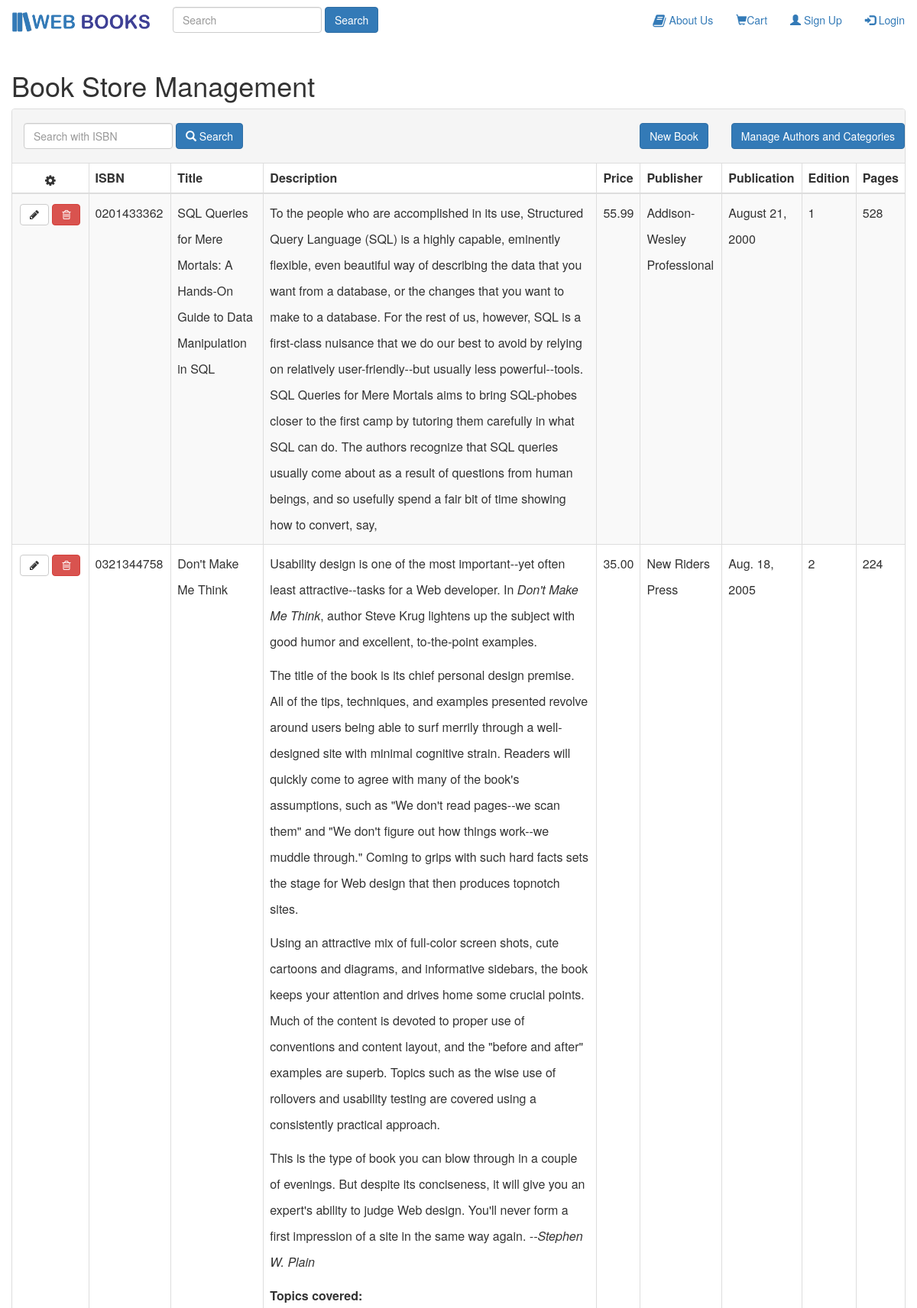
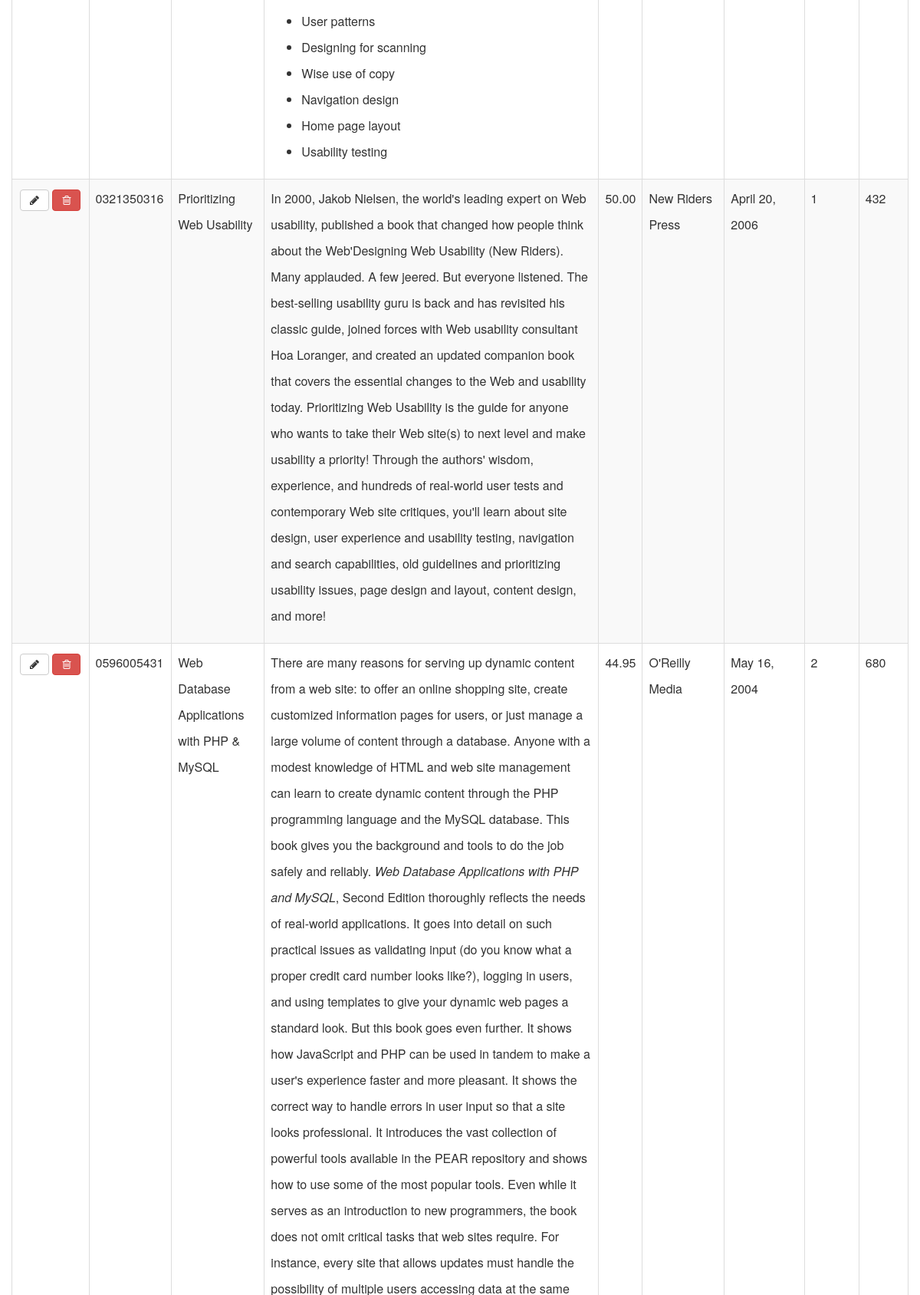
Screenshot of /BookStoreManagement.php (upper part) with the database file from the repository (2 pictures, top to bottom).
### tables this page shows
CREATE TABLE `bookdescriptions` (
  `ISBN` varchar(15) NOT NULL,
  `title` varchar(100) NOT NULL,
  `description` varchar(8000) NOT NULL,
  `price` decimal(4,2) NOT NULL,
  `publisher` varchar(50) NOT NULL,
  `pubdate` varchar(25) NOT NULL,
  `edition` varchar(5) NOT NULL,
  `pages` varchar(5) NOT NULL
);

### BookStoreManagement.php (the view, shortened to what this page needs)
<?php
include_once('DatabaseConnection.php');
$query_select = "SELECT * FROM bookdescriptions";
$select = mysqli_query($connect, $query_select);
$total = mysqli_num_rows($select);
?>
<!DOCTYPE hml>
<html lang="en">
  <head>
  </head>
  <body>
    <?php
    	if($total > 0) {
    ?>
    <div class="container">
    <div class="row">
    <h1>Book Store Management</h1>
            <div class="panel panel-default panel-table">
              <div class="panel-heading">
                <div class="row">
		  <form class="col col-xs-6 navbar-form navbar-left" method="POST" action="SearchBrowse.php">
                    <div class="form-group">
                      <input type="text" class="form-control" id="search" name="search" placeholder="Search with ISBN">
                    </div>
		  <button type="button" class="btn btn-primary" id="searchBt" name="searchBt">
          	    <span class="glyphicon glyphicon-search"></span> Search
        	  </button>
                  </form>
		  <div class="col col-xs-2 navbar-form navbar-right">
          	    <a href="ManageCategory_Author.php" class="btn btn-primary">Manage Authors and Categories</a>
        	  </div>
                  <div class="col col-xs-10 navbar-form navbar-right">
                    <a href="AddNewBook.php" class="btn btn-primary btn-create">New Book</a>
                  </div>
                </div>
              </div>
              <div class="panel-body">
                <table class="table table-striped table-bordered table-list">
                  <thead>
                    <tr>
                        <th><em class="fa fa-cog"></em></th>
                        <th>ISBN</th>
                        <th>Title</th>
                        <th>Description</th>
                        <th>Price</th>
                        <th>Publisher</th>
                        <th>Publication</th>
                        <th>Edition</th>
                        <th>Pages</th>
                    </tr>
                  </thead>
                  <tbody>
                    <?php
                    while($row = mysqli_fetch_assoc($select)){
                          echo "<tr>
                            <td align=\"center\">
                              <a class=\"btn btn-default\" href=\"ShowEditBook.php?catISBN=" . $row['ISBN'] . "\"><em class=\"fa fa-pencil\"></em></a>
                              <a class=\"btn btn-danger\" href=\"RemoveBook.php?catISBN=" . $row['ISBN'] . "\"><em class=\"fa fa-trash-o\"></em></a>
                            </td>";
                          echo "<td>".$row['ISBN']."</td>";
                          echo "<td>".$row['title']."</td>";
                          echo "<td>".$row['description']."</td>";
                          echo "<td>".$row['price']."</td>";
                          echo "<td>".$row['publisher']."</td>";
                          echo "<td>".$row['pubdate']."</td>";
                          echo "<td>".$row['edition']."</td>";
                          echo "<td>".$row['pages']."</td>";
                          echo "</tr>";
                    }
                    ?>
                  </tbody>
                </table>
              </div>
            </div>
          </div>
        </div>
  <?php
  }
  ?>
  </body>
  <br>
</html>

### style.css (style rules this page uses)
.table>tbody>tr>td, .table>tfoot>tr>td { vertical-align: middle; }
.panel-table .panel-body { padding:0; }
.panel-table .panel-body .table-bordered { border-style: none; margin:0; }
.panel-table .panel-body .table-bordered > thead > tr > th:first-of-type { text-align:center; width: 100px; }
.panel-table .panel-body .table-bordered > thead > tr > th:last-of-type, .panel-table .panel-body .table-bordered > tbody > tr > td:last-of-type { border-right: 0px; }
.panel-table .panel-body .table-bordered > thead > tr > th:first-of-type, .panel-table .panel-body .table-bordered > tbody > tr > td:first-of-type { border-left: 0px; }
.panel-table .panel-body .table-bordered > tbody > tr:first-of-type > td { border-bottom: 0px; }
.panel-table .panel-body .table-bordered > thead > tr:first-of-type > th { border-top: 0px; }
.panel-table .panel-body .table-bordered > tbody > tr > td { line-height: 34px; }

### rows the page displays
bookdescriptions: ISBN "0201433362", title "SQL Queries for Mere Mortals: A Hands-On Guide to Data Manipulation in SQL", description "To the people who are accomplished in its use, Structured Query Language (SQL) is a highly capable, eminently flexible, even beautiful way of describing the data that you want from a database, or the changes that you want to make to a database. For the rest of us, however, SQL is a first-class nuisance that we do our best to avoid by relying on relatively user-friendly--but usually less powerful--tools. SQL Queries for Mere Mortals aims to bring SQL-phobes closer to the first camp by tutoring them carefully in what SQL can do. The authors recognize that SQL queries usually come about as a result of questions from human beings, and so usefully spend a fair bit of time showing how to convert,…", price "55.99", publisher "Addison-Wesley Professional", pubdate "August 21, 2000", edition "1", pages "528"
bookdescriptions: ISBN "0321344758", title "Don't Make Me Think", description "Usability design is one of the most important--yet often least attractive--tasks for a Web developer. In Don't Make Me Think , author Steve Krug lightens up the subject with good humor and excellent, to-the-point examples. The title of the book is its chief personal design premise. All of the tips, techniques, and examples presented revolve around users being able to surf merrily through a well-designed site with minimal cognitive strain. Readers will quickly come to agree with many of the book's assumptions, such as \"We don't read pages--we scan them\" and \"We don't figure out how things work--we muddle through.\" Coming to grips with such hard facts sets the stage for Web design that then…", price "35.00", publisher "New Riders Press", pubdate "Aug. 18, 2005", edition "2", pages "224"
bookdescriptions: ISBN "0321350316", title "Prioritizing Web Usability", description "In 2000, Jakob Nielsen, the world's leading expert on Web usability, published a book that changed how people think about the Web'Designing Web Usability (New Riders). Many applauded. A few jeered. But everyone listened. The best-selling usability guru is back and has revisited his classic guide, joined forces with Web usability consultant Hoa Loranger, and created an updated companion book that covers the essential changes to the Web and usability today. Prioritizing Web Usability is the guide for anyone who wants to take their Web site(s) to next level and make usability a priority! Through the authors' wisdom, experience, and hundreds of real-world user tests and contemporary Web site…", price "50.00", publisher "New Riders Press", pubdate "April 20, 2006", edition "1", pages "432"
bookdescriptions: ISBN "0596005431", title "Web Database Applications with PHP & MySQL", description "There are many reasons for serving up dynamic content from a web site: to offer an online shopping site, create customized information pages for users, or just manage a large volume of content through a database. Anyone with a modest knowledge of HTML and web site management can learn to create dynamic content through the PHP programming language and the MySQL database. This book gives you the background and tools to do the job safely and reliably. Web Database Applications with PHP and MySQL", price "44.95", publisher "O'Reilly Media", pubdate "May 16, 2004", edition "2", pages "680"
